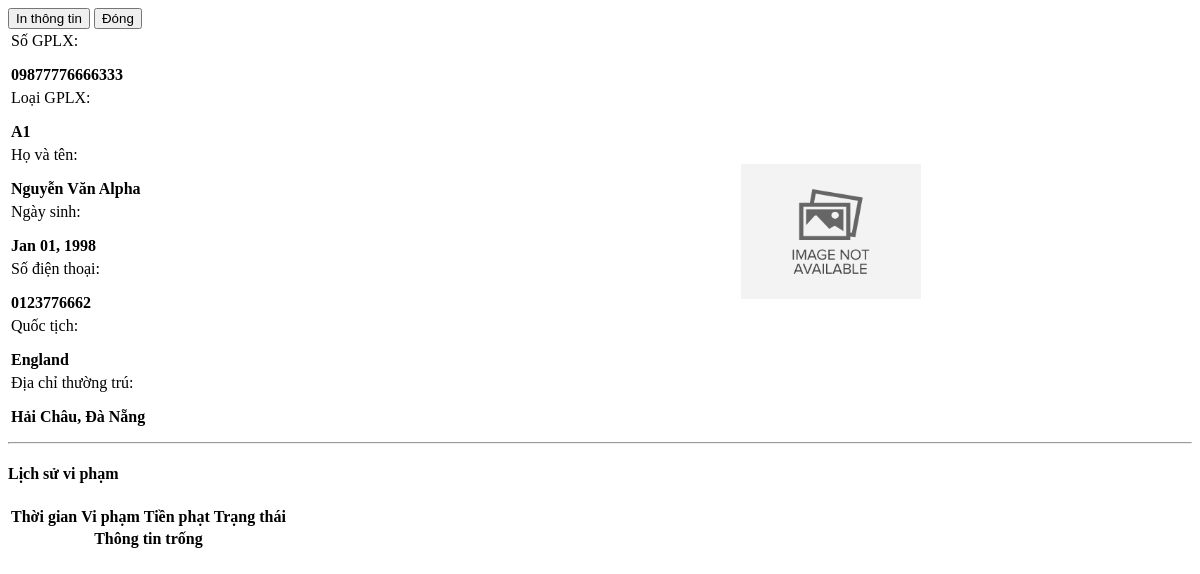
Before: /admin/drivers/view_details.php?id=9 with the older database file.
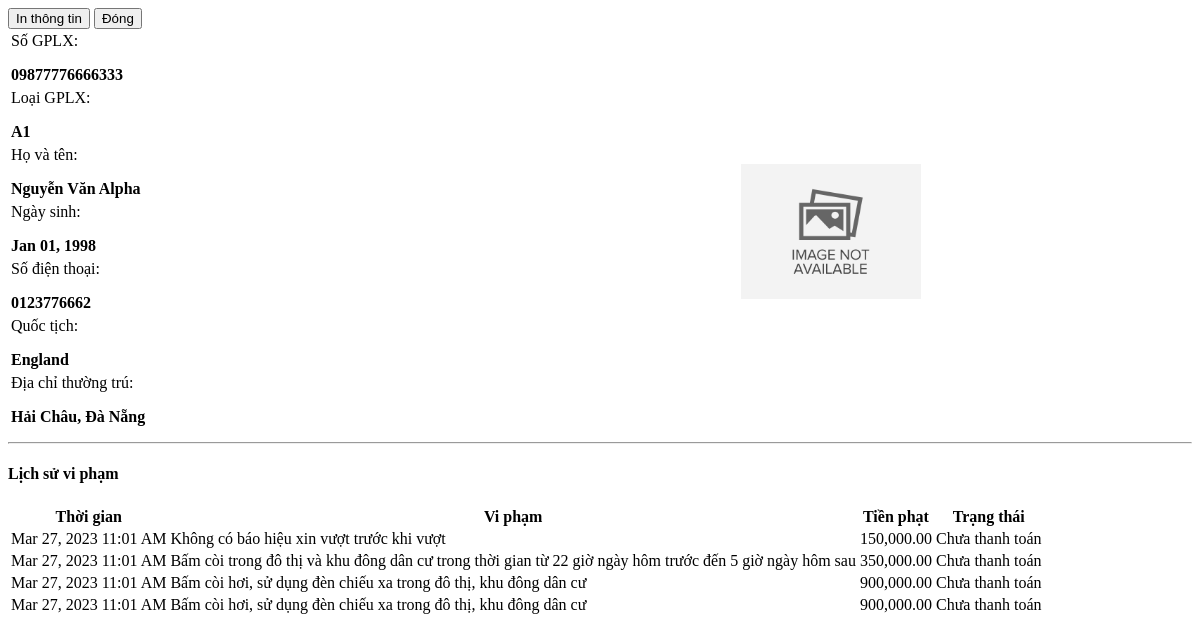
After: the same page with the newer database file.
### tables this page shows
CREATE TABLE `violation_items` (
  `driver_violation_id` int(30) NOT NULL,
  `violation_id` int(30) DEFAULT NULL,
  `fine` float NOT NULL,
  `status` tinyint(1) NOT NULL DEFAULT 0 COMMENT '0=pending, 1=paid',
  `date_created` datetime NOT NULL DEFAULT current_timestamp()
);

CREATE TABLE `violations` (
  `id` int(30) NOT NULL,
  `code` varchar(50) NOT NULL,
  `name` text NOT NULL,
  `description` text NOT NULL,
  `min_fine` float NOT NULL,
  `max_fine` float NOT NULL,
  `law_id` int(30) NOT NULL,
  `fine` float NOT NULL,
  `status` tinyint(4) NOT NULL DEFAULT 1 COMMENT '0=Inactive, 1=Active',
  `date_created` datetime NOT NULL DEFAULT current_timestamp(),
  `date_updated` datetime DEFAULT NULL ON UPDATE current_timestamp()
);

### config.php (called while the page is built, shortened)
<?php
function validate_image($file){
	if(!empty($file)){
		if(is_file(base_app.$file)){
			return base_url.$file;
		}else{
			return base_url.'dist/img/no-image-available.png';
		}
	}else{
		return base_url.'dist/img/no-image-available.png';
	}
}
?>

### admin/drivers/view_details.php (the view, shortened to what this page needs)
<?php
require_once('../../config.php');
if(isset($_GET['id']) && $_GET['id'] > 0){
    $qry2 = $conn->query("SELECT * from `drivers_meta` where driver_id = '{$_GET['id']}' ");
}
?>
<div class="container-fluid">
    <div class="w-100 d-flex justify-content-end mb-2">
        <button class="btn btn-flat btn-sm btn-default bg-lightblue" type="button" id="print"><i class="fa fa-print"></i> In thông tin</button>
        <button class="btn btn-flat btn-sm btn-default bg-black" data-dismiss="modal"><i class="fa fa-times"></i> Đóng</button>
    </div>
    <div class="border border-dark px-2 py-2" id="print_out">
        <table class="table">
            <tr class='boder-0'>
                <td width="80%" class='boder-0 align-bottom'>
                    <div class="row">
                        <div class="col-12">
                            <div class="d-flex w-max-100">
                                <label class="float-left w-auto whitespace-nowrap">Số GPLX:</label>
                                <p class="col-md-auto border-bottom border-dark w-100"><b><?php echo $license_id_no ?></b></p>
                            </div>
                            <div class="d-flex w-max-100">
                                <label class="float-left w-auto whitespace-nowrap">Loại GPLX:</label>
                                <p class="col-md-auto border-bottom border-dark w-100"><b><?php echo $license_type ?></b></p>
                            </div>
                            <div class="d-flex w-max-100">
                                <label class="float-left w-auto whitespace-nowrap">Họ và tên:</label>
                                <p class="col-md-auto border-bottom border-dark w-100"><b><?php echo $name ?></b></p>
                            </div>
                            <div class="row justify-content-between  w-max-100">
                                <div class="col-6 d-flex w-max-100">
                                    <label class="float-left w-auto whitespace-nowrap">Ngày sinh: </label>
                                    <p class="col-md-auto border-bottom px-2 border-dark w-100"><b><?php echo date("M d, Y",strtotime($dob)) ?></b></p>
                                </div>
                                <div class="col-6 d-flex w-max-100">
                                    <label class="float-left w-auto whitespace-nowrap">Số điện thoại: </label>
                                    <p class="col-md-auto border-bottom px-2 border-dark w-100"><b><?php echo $contact ?></b></p>
                                </div>
                            </div>
                            <div class="d-flex w-max-100">
                                <label class="float-left w-auto whitespace-nowrap">Quốc tịch:</label>
                                <p class="col-md-auto border-bottom border-dark w-100"><b><?php echo $nationality ?></b></p>
                            </div>
                            <div class="d-flex w-max-100">
                                <label class="float-left w-auto whitespace-nowrap">Địa chỉ thường trú:</label>
                                <p class="col-md-auto border-bottom border-dark w-100"><b><?php echo $permanent_address ?></b></p>
                            </div>
                        </div>
                    </div>
                </td>
                <td width="20%">
                    <div class="w-100 d-flex align-items-center justify-content-center">
                        <img src="<?php echo validate_image($image_path) ?>" alt="Driver's ID" class="img-thumnail" id="cimg">
                    </div>
                </td>
            </tr>
        </table>
        <hr class='bg-dark border-dark'>
        <h4 class="text-center"><b>Lịch sử vi phạm</b></h4>
        <table class='table table-stripped px-4'>
            <thead>
                <tr>
                    <th>Thời gian</th>
                    <th>Vi phạm</th>
                    <th>Tiền phạt</th>
                    <th>Trạng thái</th>
                </tr>
            </thead>
            <tbody>
                <?php
                $olist = $conn->query("SELECT i.*,o.code,o.name FROM `violation_items` i inner join `violations` o on i.violation_id = o.id where i.driver_violation_id in (SELECT id FROM `violation_list` where driver_id = '{$driver_id}') order by unix_timestamp(i.date_created) asc  ");
                while($row = $olist->fetch_assoc()):
                ?>
                <tr>
                    <td><?php echo date("M d, Y H:i A",strtotime($date_created)) ?></td>
                    <td><?php echo $row['name'] ?></td>
                    <td><?php echo number_format($row['fine'],2) ?></td>
                    <td><?php echo ($row['status'] == 1) ? "Đã thanh toán" : 'Chưa thanh toán' ?></td>
                </tr>
                <?php endwhile; ?>
                <?php if($olist->num_rows <= 0): ?>
                <tr>
                    <th class="text-center" colspan="4">Thông tin trống</th>
                </tr>
                <?php endif; ?>
            </tbody>
        </table>
    </div>
</div>

### admin/drivers/view_details.php (style rules this page uses)
img#cimg { height: 25vh; width: 15vw; object-fit: scale-down; object-position: center center; }
p,label { margin-bottom:5px; }

Changed rows visible on the page:
added violation_items: violation.name "Không có báo hiệu xin vượt trước khi vượt", fine "150,000.00", status "Chưa thanh toán"
added violation_items: violation.name "Bấm còi trong đô thị và khu đông dân cư trong thời gian từ 22 giờ ngày hôm trước đến 5 giờ ngày hôm sau", fine "350,000.00", status "Chưa thanh toán"
added violation_items: violation.name "Bấm còi hơi, sử dụng đèn chiếu xa trong đô thị, khu đông dân cư", fine "900,000.00", status "Chưa thanh toán"
added violation_items: violation.name "Bấm còi hơi, sử dụng đèn chiếu xa trong đô thị, khu đông dân cư", fine "900,000.00", status "Chưa thanh toán"
Other visible differences:
text no longer shown: "Thông tin trống"
